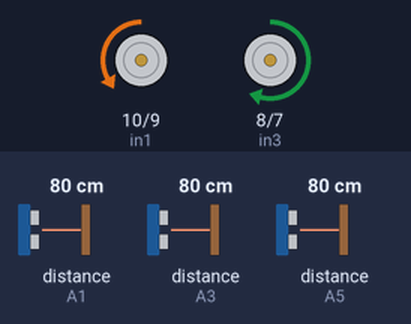
The sketch below on a simulated Arduino Uno, built with avr-gcc and run on an emulated ATmega328P. On the bench: motor-driver pin pairs drawn as motors (green arrow = first pin HIGH = forward, orange = second pin HIGH = backward, longer = more drive, scaled by the enable pin). Wiring (inferred from the names in the program): 3 × ultrasonic range finder: trigger A0, echo A1 / trigger A2, echo A3 / trigger A4, echo A5. The inputs (shaded band) are chosen by the test bench; at power-on: distance to the obstacle (sensors on A3, A1, A5) 80 cm. The echo pulse lasts 58.3 µs per cm; what the sketch prints to the serial monitor is not drawn.

Above: at 5.1 s.
5.2 s: distance to the obstacle (sensor on A3) set to 2 cm
At 6.1 s:
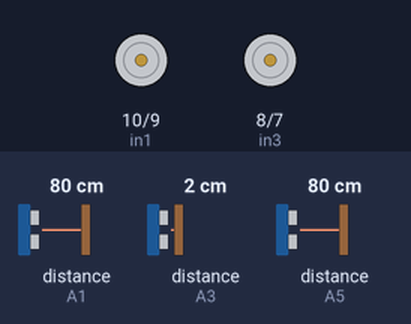
8.2 s: distance to the obstacle (sensor on A1) set to 2 cm
11.2 s: distance to the obstacle (sensor on A3) set to 18 cm
At 12.9 s:
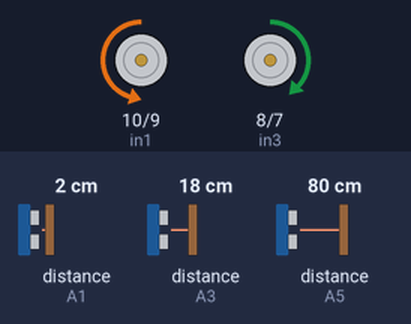
13.8 s: distance to the obstacle (sensor on A5) set to 120 cm
At 15.0 s:
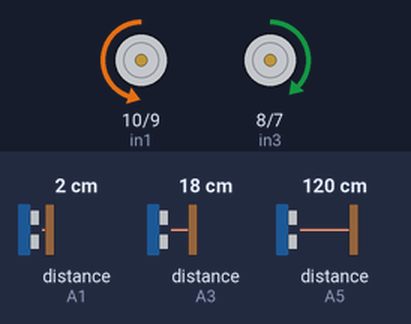
16.8 s: distance to the obstacle (sensor on A1) set to 35 cm
At 17.7 s:
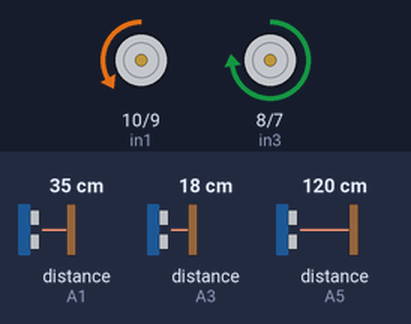
18.4 s: distance to the obstacle (sensor on A5) set to 299 cm
At 19.6 s:
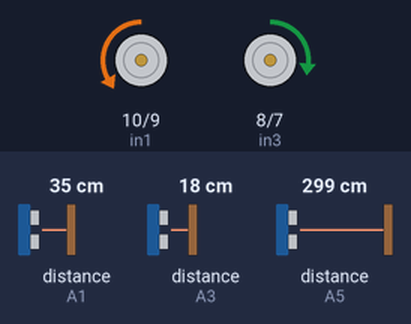
Timing chart, 0 to 21.0 s (numbered marks = the images above; inputs shaded):
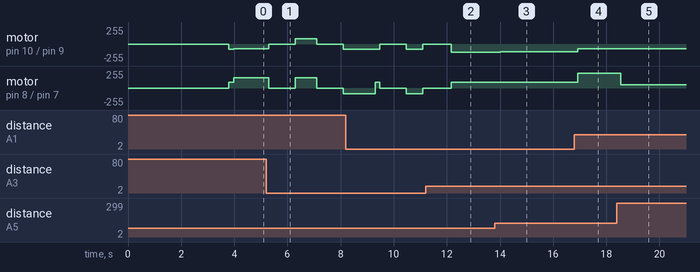

Measured:
- after the input at 5.2 s, motor on pin 10 (in1) / pin 9 (in2): backward 74/255 → stopped after 0.10 s, → forward 79/255 1.0 s later, → stopped 0.80 s later, → backward 79/255 1.0 s later; motor on pin 8 (in3) / pin 7 (in4): forward 153/255 → stopped after 0.10 s, → forward 153/255 1.0 s later, → stopped 0.80 s later, → backward 89/255 1.0 s later
- after the input at 11.2 s, motor on pin 10 (in1) / pin 9 (in2): stopped → backward 121/255 after 0.97 s; motor on pin 8 (in3) / pin 7 (in4): stopped → forward 89/255 after 0.97 s
- after the input at 13.8 s, motor on pin 10 (in1) / pin 9 (in2): backward 121/255 → backward 118/255 after 0.22 s
- after the input at 16.8 s, motor on pin 10 (in1) / pin 9 (in2): backward 118/255 → backward 74/255 after 0.13 s; motor on pin 8 (in3) / pin 7 (in4): forward 89/255 → forward 225/255 after 0.13 s
- after the input at 18.4 s, motor on pin 8 (in3) / pin 7 (in4): forward 225/255 → forward 48/255 after 0.15 s

The sketch:

wallfollow2_demo2_.ino
```cpp
int trig1 = A0, echo1 = A1;  // cảm biến trái
int trig2 = A2, echo2 = A3;  // cảm biến giữa
int trig3 = A4, echo3 = A5;  // cảm biến phải

int ENA = 11, ENB = 3;  // chân điều khiển tốc độ
int in1 = 10, in2 = 9, in3 = 8, in4 = 7;  // chân điều khiển hướng đi

int leftSpeed = 79, rightSpeed = 89; // tốc độ bánh xe**
int lOutSpeed = 79, rOutSpeed = 89;
long Duration, Distance; // thời gian, khoảng cách phản lại
long leftDistance = 0, middleDistance = 0, rightDistance = 0;
const float soundSpeed = 0.0343;  //tôc độ âm thanh 343 m/s = 0.0343 cm/um
int wall = 15;//Khoảng cách vật chắn**


void setup()
{
  Serial.begin(9600);
  pinMode(trig1, OUTPUT);
  pinMode(trig2, OUTPUT);
  pinMode(trig3, OUTPUT);
  pinMode(echo1, INPUT);
  pinMode(echo2, INPUT);
  pinMode(echo3, INPUT);

  pinMode(ENA, OUTPUT);
  pinMode(ENB, OUTPUT);
  pinMode(in1, OUTPUT);
  pinMode(in2, OUTPUT);
  pinMode(in3, OUTPUT);
  pinMode(in4, OUTPUT);
  stop();
  delay(3800);
  forward();
  delay(100);
}

long leftMeasurement()  //Đo khoảng cách trái
{
  digitalWrite(trig1, LOW);
  delayMicroseconds(2);
  digitalWrite(trig1, HIGH);
  delayMicroseconds(10);
  digitalWrite(trig1, LOW);
  Duration = pulseIn(echo1, HIGH);
  Distance = soundSpeed * (Duration / 2);  //s =v*t
  return (Distance);
}

long middleMeasurement()  // Đo khoảng cách phía trước
{
  digitalWrite(trig2, LOW);
  delayMicroseconds(2);
  digitalWrite(trig2, HIGH);
  delayMicroseconds(10);
  digitalWrite(trig2, LOW);
  Duration = pulseIn(echo2, HIGH);
  Distance = soundSpeed * Duration / 2;
  return (Distance);
}

long rightMeasurement()  // Đo khoảng cách phải
{
  digitalWrite(trig3, LOW);
  delayMicroseconds(2);
  digitalWrite(trig3, HIGH);
  delayMicroseconds(10);
  digitalWrite(trig3, LOW);
  Duration = pulseIn(echo3, HIGH);
  Distance = soundSpeed * Duration / 2;
  return (Distance);
}


void forward() {
  Serial.print("Đang đi Thẳng");
  analogWrite(ENA, leftSpeed);
  analogWrite(ENB, rightSpeed);
  digitalWrite(in1, 0);
  digitalWrite(in2, 1);
  digitalWrite(in3, 1);
  digitalWrite(in4, 0);
}
void turnLeft()
{
  Serial.print("Rẽ trái!!");
  analogWrite(ENA, leftSpeed);
  analogWrite(ENB, rightSpeed);
  digitalWrite(in1, 1);
  digitalWrite(in2, 0);
  digitalWrite(in3, 1);
  digitalWrite(in4, 0);
}

void turnRight()
{
  Serial.print("Rẽ Phải!!");
  analogWrite(ENA, leftSpeed);
  analogWrite(ENB, rightSpeed);
  digitalWrite(in1, 0);
  digitalWrite(in2, 1);
  digitalWrite(in3, 0);
  digitalWrite(in4, 1);
}


void stop()
{
  Serial.print("Phát hiện vật cản!!");
  analogWrite(ENA, LOW);
  analogWrite(ENB, LOW);
}
void lSpeedU()
{
  Serial.println("Tang Toc Trai$$$");
  analogWrite(ENA, lOutSpeed);
  analogWrite(ENB, rightSpeed);
  digitalWrite(in1, 0);
  digitalWrite(in2, 1);
  digitalWrite(in3, 1);
  digitalWrite(in4, 0);
}
void rSpeedU()
{
  Serial.println("Tang Toc Phai$$$&&&&&&&&&&&&&&&&");
  analogWrite(ENA, leftSpeed - 5);
  analogWrite(ENB, rOutSpeed);
  digitalWrite(in1, 0);
  digitalWrite(in2, 1);
  digitalWrite(in3, 1);
  digitalWrite(in4, 0);
}


void wallFollow()
{
  int ldiff = 0, rdiff = 0;
  leftDistance = leftMeasurement();
  delay(10);
  middleDistance = middleMeasurement();
  delay(10);
  rightDistance = rightMeasurement();
  delay(10);
  ldiff = wall - leftDistance;
  rdiff = wall - rightDistance;
  lOutSpeed = leftSpeed + (ldiff * 3);
  rOutSpeed = rightSpeed + (rdiff * 11);
  while(true)
  {
    if(leftDistance < wall && middleDistance > wall)
    {
      lSpeedU();
      break;
    }
    if(leftDistance < wall && middleDistance < wall )
    {
      Serial.println("Re Phai!!");
      stop();
      delay(1000);
      turnRight();
      delay(630);
      stop();
      delay(1000);
      int middleDistanceHT = middleMeasurement();
      if(middleDistanceHT < wall)
      {
        stop();
        delay(1000);
        turnRight();
        delay(800);
        stop();
        delay(1000);
        break;
      }
      else
      {
        break;
      }
    }
    if(leftDistance > wall && middleDistance < wall )
    {
      Serial.println("Re Trai!!");
      stop();
      delay(1000);
      turnLeft();
      delay(800);
      stop();
      delay(1000);

      int middleDistanceHT1 = middleMeasurement();
      if(middleDistanceHT1 < wall)
      {
        Serial.print("Sai Duong Re Phai!!");
        turnRight();
        delay(1200);
        forward();
        delay(100);
        break;
        int middleDistance2HT = middleMeasurement();
        if(middleDistance2HT < wall)
        {
          stop();
          delay(1000);
          turnRight();
          delay(800);
          stop();
          delay(1000);
          break;
        }
        else
        {
          break;
        }
      }
      else if(middleDistanceHT1 > wall)
      {
        break;
      }
      break;
    }
    if(leftDistance > 30 && middleDistance > wall)
    {
      rSpeedU();
      break;
    }
    else
    {
      forward();
      break;
    }
  }
}


void loop()
{
  Serial.print("Khoảng cách trái: ");
  Serial.print(leftDistance);
  Serial.println("Cm");

  Serial.print("Khoảng cách phía trước: ");
  Serial.print(middleDistance);
  Serial.println("Cm");

  Serial.print("Khoảng cách Phải: ");
  Serial.print(rightDistance);
  Serial.println("Cm");

  wallFollow();
}
```
